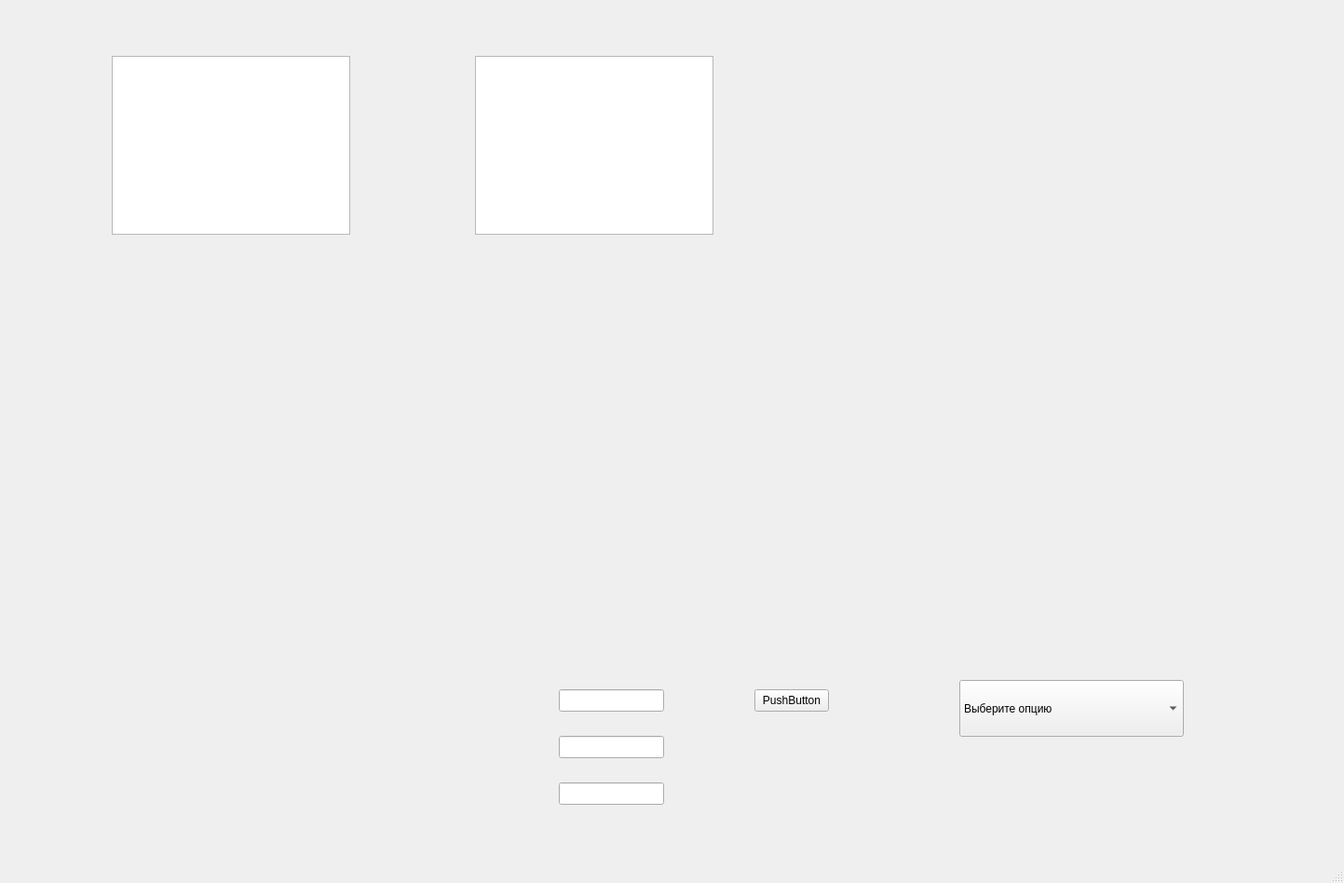
<?xml version="1.0" encoding="UTF-8"?>
<ui version="4.0">
 <class>MainWindow</class>
 <widget class="QMainWindow" name="MainWindow">
  <property name="geometry">
   <rect>
    <x>0</x>
    <y>0</y>
    <width>1443</width>
    <height>948</height>
   </rect>
  </property>
  <property name="windowTitle">
   <string>MainWindow</string>
  </property>
  <widget class="QWidget" name="centralwidget">
   <widget class="QTableView" name="tableView">
    <property name="geometry">
     <rect>
      <x>120</x>
      <y>60</y>
      <width>256</width>
      <height>192</height>
     </rect>
    </property>
   </widget>
   <widget class="QTableView" name="tableView2">
    <property name="geometry">
     <rect>
      <x>510</x>
      <y>60</y>
      <width>256</width>
      <height>192</height>
     </rect>
    </property>
   </widget>
   <widget class="QPushButton" name="pushButton">
    <property name="geometry">
     <rect>
      <x>810</x>
      <y>740</y>
      <width>80</width>
      <height>24</height>
     </rect>
    </property>
    <property name="text">
     <string>PushButton</string>
    </property>
   </widget>
   <widget class="QLineEdit" name="text1">
    <property name="geometry">
     <rect>
      <x>600</x>
      <y>740</y>
      <width>113</width>
      <height>24</height>
     </rect>
    </property>
   </widget>
   <widget class="QLineEdit" name="text2">
    <property name="geometry">
     <rect>
      <x>600</x>
      <y>790</y>
      <width>113</width>
      <height>24</height>
     </rect>
    </property>
   </widget>
   <widget class="QLineEdit" name="text3">
    <property name="geometry">
     <rect>
      <x>600</x>
      <y>840</y>
      <width>113</width>
      <height>24</height>
     </rect>
    </property>
   </widget>
   <widget class="QComboBox" name="comboBox">
    <property name="geometry">
     <rect>
      <x>1030</x>
      <y>730</y>
      <width>241</width>
      <height>61</height>
     </rect>
    </property>
    <item>
     <property name="text">
      <string>Выберите опцию</string>
     </property>
    </item>
    <item>
     <property name="text">
      <string>Добавление элемента в Таблицу 1</string>
     </property>
    </item>
    <item>
     <property name="text">
      <string>Добавление элемента в Таблицу 2</string>
     </property>
    </item>
    <item>
     <property name="text">
      <string>Поиск по названию в Таблице 1</string>
     </property>
    </item>
    <item>
     <property name="text">
      <string>Поиск по названию в Таблице 2</string>
     </property>
    </item>
   </widget>
   <widget class="QLabel" name="label1">
    <property name="geometry">
     <rect>
      <x>20</x>
      <y>740</y>
      <width>561</width>
      <height>151</height>
     </rect>
    </property>
    <property name="text">
     <string/>
    </property>
   </widget>
  </widget>
  <widget class="QMenuBar" name="menubar">
   <property name="geometry">
    <rect>
     <x>0</x>
     <y>0</y>
     <width>1443</width>
     <height>21</height>
    </rect>
   </property>
  </widget>
  <widget class="QStatusBar" name="statusbar"/>
 </widget>
 <resources/>
 <connections/>
</ui>
